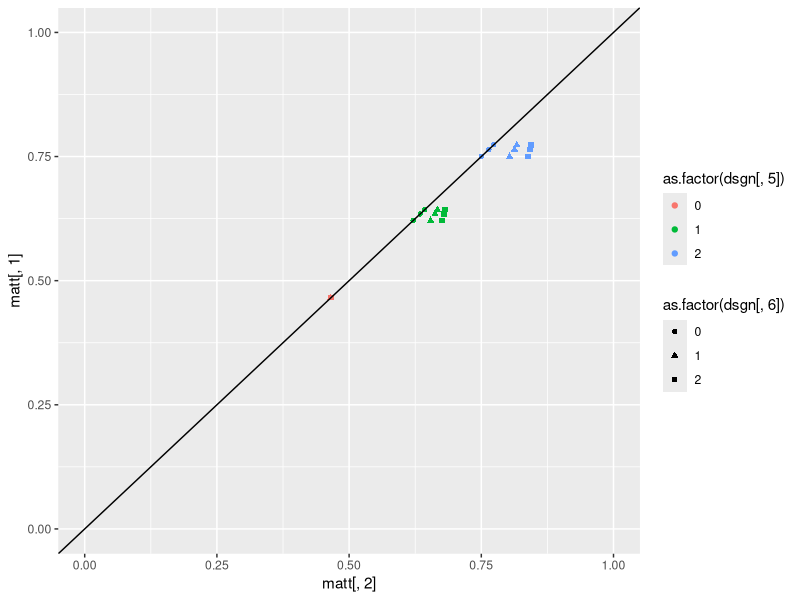
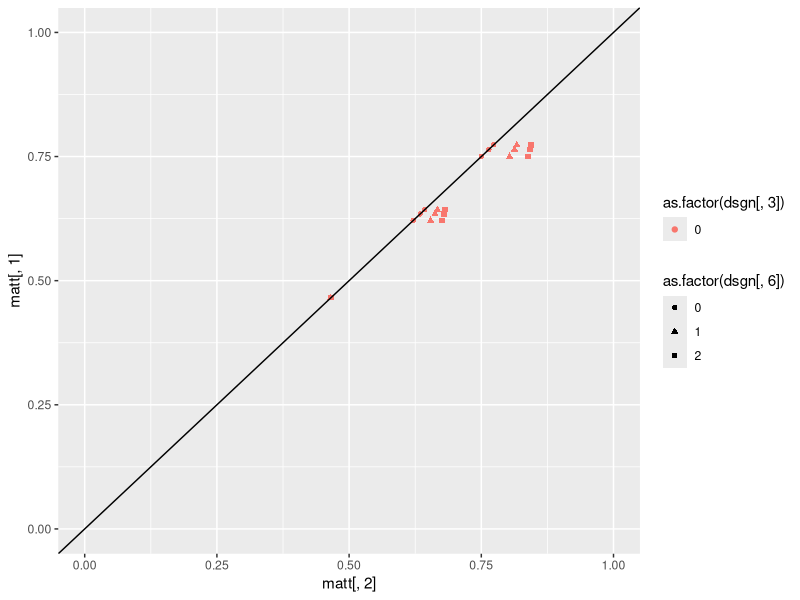

Reproduce these figures in R, in order. (Note: this script raises an error after producing the figures.)
####
# This code sets determines how different parameter settings influence diff= P(y2=1|X1=X2=1)-P(y2=1|X1=X2=0)
#
#

# 1 to be determined
# 2 no effect (good at zero)
# 3 must be zero
# 4 ==0.5 (high)
# 5 ==2    (high)
# 6 ==0    (zero)
# 7 ==0.5 (high)

######################################################################## Design of experiment
lvls <- list(NA)

fixlev<-c(0,0.5)  # levels for not interesting parameters
#seqlev<-round(seq(0,4,0.3333),3)  # levels for  interesting parameters
seqlev<-c(0,1,2) # levels for  interesting parameters

lvls[[1]] <- c(0)  # violation

lvls[[2]] <- c(0, 1, 2)

lvls[[3]] <- c(0) 

lvls[[4]] <- c(0, 1, 2) 

lvls[[5]] <- c(0, 1, 2)

lvls[[6]] <-c(0, 1, 2)

lvls[[7]] <- c(0) # violation

lvls[[8]] <- c(0)

lvls[[9]] <- c(0)

lvls[[10]] <- c(0)

lvls[[11]] <- c(0,  1,  2)

interceptc<-(0)  # intercept for C1 and C2
intercepty<-(-1)   # intercept for Y1 and Y2
intercepth<-(-1)  #intercept for H
interceptz<-0.5
interceptx<-0.5

### factorial design
dsgn <- as.matrix(expand.grid(lvls[[1]], lvls[[2]], lvls[[3]], lvls[[4]], lvls[[5]], lvls[[6]], lvls[[7]], lvls[[8]], lvls[[9]], lvls[[10]], lvls[[11]]))
dim(dsgn)
dim(dsgn)[1]
######################################################################## 
### CALCULATE TRUE VALUES OF diff
matt <- matrix(0, dim(dsgn)[1], 2)

for (i in c(1:dim(dsgn)[1])) {
truetheta11 <- 0
kk <- 1
individual <- matrix(0, 8, 8)

 myH<-0
 myZ<-0
 myX1<-1
 myX2<-1
    for (c2i in 0:1) {
        for (y1i in 0:1) {
            for (c1i in 0:1) {
                individual[kk, 1:3] <- c(y1i, c1i, c2i)
 
                # P(C1=1 or =0)
                pc1<-1/(1+exp(-(interceptc )))
                aa <- (as.numeric(c1i == 1) * (pc1) + as.numeric(c1i == 0) * (1-pc1))

                # P(Y1=1 or =0|C1,X1)
                py1<-1/(1+exp(-(intercepty + dsgn[i, 5]*c1i + dsgn[i, 3]*myX1 + dsgn[i, 8]*myH)))
                bb <- as.numeric(y1i == 1) * (py1) + as.numeric(y1i == 0) * (1 - py1)

                # P(C2=1 or =0|C1,X1)
                pc2<-(1/(1+exp(-(interceptc + dsgn[i, 4]*c1i + dsgn[i, 6]*myX1))))
                cc <- as.numeric(c2i == 1) * (pc2)  + as.numeric(c2i == 0)*(1-pc2)
                
                # P(Y2=1|C2,X2,Y1)
                dd <- (as.numeric(y1i == 1) * 1 + as.numeric(y1i == 0) * ( (1/(1+exp(-(intercepty+dsgn[i, 9]*myZ + dsgn[i, 5]*c2i + dsgn[i, 3]*myX2 + dsgn[i, 8]*myH)))) ))                

                individual[kk, 5:8] <- c(aa, bb, cc, dd)
		
                # Product
                individual[kk, 4] <- aa * bb * cc * dd
                truetheta11 <- truetheta11 + individual[kk, 4]   

                kk <- kk + 1
            }
        }
    }

    
    truetheta00<- 0
    kk <- 1
    individual <- matrix(0, 8, 8)
    myH<-0
    myZ<-0
    myX1<-0
    myX2<-0

    for (c2i in 0:1) {
        for (y1i in 0:1) {
            for (c1i in 0:1) {
                individual[kk, 1:3] <- c(y1i, c1i, c2i)
 
                # P(C1=1 or =0)
                pc1<-1/(1+exp(-(interceptc )))
                aa <- (as.numeric(c1i == 1) * (pc1) + as.numeric(c1i == 0) * (1-pc1))

                # P(Y1=1 or =0|C1,X1)
                py1<-1/(1+exp(-(intercepty + dsgn[i, 5]*c1i + dsgn[i, 3]*myX1 + dsgn[i, 8]*myH)))
                bb <- as.numeric(y1i == 1) * (py1) + as.numeric(y1i == 0) * (1 - py1)

                # P(C2=1 or =0|C1,X1)
                pc2<-(1/(1+exp(-(interceptc + dsgn[i, 4]*c1i + dsgn[i, 6]*myX1))))
                cc <- as.numeric(c2i == 1) * (pc2)  + as.numeric(c2i == 0)*(1-pc2)
                
                # P(Y2=1|C2,X2,Y1)
                dd <- (as.numeric(y1i == 1) * 1 + as.numeric(y1i == 0) * ( (1/(1+exp(-(intercepty+dsgn[i, 9]*myZ + dsgn[i, 5]*c2i + dsgn[i, 3]*myX2 + dsgn[i, 8]*myH)))) ))                

                individual[kk, 5:8] <- c(aa, bb, cc, dd)

                # Product
                individual[kk, 4] <- aa * bb * cc * dd
                truetheta00 <- truetheta00 + individual[kk, 4]
                
                kk <- kk + 1
            }
        }
    }
  
    matt[i, ] <- c(truetheta00, truetheta11)
    print(i/dim(dsgn)[1])
}
######################################################################## 

library(ggplot2)
# Marginal probabilities of y2:
colMeans(matt)

diff_theta<-round(matt[,2]-matt[,1],5)
summary(diff_theta)

plot1<-qplot(matt[,2],matt[,1],  color=as.factor(dsgn[,5]), shape=as.factor(dsgn[,6]), ylim=c(0,1), xlim=c(0,1))+geom_abline(slope=1,intercept=0)
plot2<-qplot(matt[,2],matt[,1],  color=as.factor(dsgn[,3]), shape=as.factor(dsgn[,6]), ylim=c(0,1), xlim=c(0,1))+geom_abline(slope=1,intercept=0)
grid.arrange(plot1, plot2, ncol=1)

# Plots of interest:

#Theta3 has noticiable effect
qplot(dsgn[,3]+(dsgn[,6])/20, diff_theta,  color=as.factor(dsgn[,5]), shape=as.factor(dsgn[,4]))

# Theta5 and Theta6 also have effect
qplot(dsgn[,5]+(dsgn[,6])/20, diff_theta,  color=as.factor(dsgn[,3]), shape=as.factor(dsgn[,4]))
qplot(dsgn[,6]+(dsgn[,5])/20, diff_theta,  color=as.factor(dsgn[,3]), shape=as.factor(dsgn[,4]))

######################################################################
mod1<-glm(diff_theta~dsgn[,c(1:7,11)] + .*.*.,data=data.frame(dsgn[,c(1:7,11)]), family="binomial")
summary(mod1)
summary(mod1)$coefficients[summary(mod1)$coefficients[,4]<0.99,]



######################################################################## 
# SIMULATIONS STUDY
######################################################################## 
ppp <- 1
est <- matrix(0, dim(dsgn)[1], 2)
kkk <- 1
result <- matrix(0, dim(dsgn)[1], 2)
numsim <- 500  ### number of datasets generated under each scenario
Bayesresult <- matrix(0, dim(dsgn)[1] * numsim, 8)
n <- 200  ### size of each dataset
#set.seed(13)  ### for reproducibility
seedlist <- sample(1:250000, size = numsim)

######################################################################## 
simdatasum<-matrix(0,dim(dsgn)[1],8)
colnames(simdatasum)<-c( "H",     "Z",    "C1",    "X1",    "C2",    "Y1",    "X2",    "Y2") 
for (i in c(1:dim(dsgn)[1])) {
    ### loop over datasets
    for (j in 1:numsim) {
        print(c(i, j))
print(        kkk/(dim(dsgn)[1] * numsim))
#        set.seed(seedlist[j])


	    H <- rbinom(n, size = 1, prob = (1/(1+exp(-(intercepth)))) )
        Z  <- rbinom(n, 1, (1/(1+exp(-(interceptz + dsgn[i, 10]*H)))) )
        C1 <- rbinom(n, size = 1, prob = (1/(1+exp(-(interceptc)))) )
        X1<- rbinom(n, 1, (1/(1+exp(-(interceptx + dsgn[i, 1]*C1 + dsgn[i, 2]*H)))) ) 
        C2 <-rbinom(n, 1, (1/(1+exp(-(interceptc + dsgn[i, 4]*C1 + dsgn[i, 6]*X1)))) )         
        Y1 <-rbinom(n, 1, (1/(1+exp(-(intercepty + dsgn[i, 5]*C1 + dsgn[i, 3]*X1 + dsgn[i, 8]*H)))) ) 
        X2 <-rbinom(n, 1, (1/(1+exp(-(interceptx + dsgn[i, 1]*C2  + dsgn[i, 2]*H + dsgn[i, 7]*Y1 + dsgn[i, 9]*Z + dsgn[i, 11]*X1)))) )
        Y2 <- rep(1, n)  
        Y2[Y1 == 0]<-rbinom(length(Y2[Y1 == 0]), 1, (1/(1+exp(-(intercepty + dsgn[i, 9]*Z + dsgn[i, 5]*C2 + dsgn[i, 3]*X2 + dsgn[i, 8]*H)))) )     
 
        simdata <- data.frame(H,Z,C1,X1,C2,Y1,X2,Y2)
		simdatasum[i,]<-colMeans(simdata)
        print(colMeans(simdata))
             
####################################################################### 
# ## BAYESIAN APPROACH:  WITHOUT Y1, WITHOUT H (uniform priors):
        
        C1probB <- function( c1, nm = 1) {
            ss <- sum(simdata$C1)
            nn <- length(simdata$C1)
            pp <- (rbeta(nm, (ss + 1), (nn - ss + 1)))
            if (c1 == 0) { return(1 - as.numeric(pp)) }
            if (c1 == 1) { return(as.numeric(pp))}}
        
        C2probB <- function(c2, c1, x1, nm = 1) {
            ss <- sum(simdata$C2[ simdata$C1 == c1 & simdata$X1 == x1])
            nn <- length(simdata$C2[ simdata$C1 == c1 & simdata$X1 == x1])
            pp <- (rbeta(nm, (ss + 1), (nn - ss + 1)))
            if (c2 == 0) { return(1 - as.numeric(pp)) }
            if (c2 == 1) { return(as.numeric(pp))}}
        
        Y2probB <- function( y2, c1, c2, x1, x2, nm = 1) {
            ss <- sum(simdata$Y2[ simdata$C2 == c2 & simdata$X2 == x2 & simdata$C1 == c1 & simdata$X1 == x1])
            nn <- length(simdata$Y2[ simdata$C2 == c2 & simdata$X2 == x2 & simdata$C1 == c1 & simdata$X1 == x1])
            pp <- (rbeta(nm, (ss + 1), (nn - ss + 1)))
            if (y2 == 0) { return(1 - as.numeric(pp))}
            if (y2 == 1) {return(as.numeric(pp)) } }
        
        
        nB <- 200
        sumtheta11B <- 0
        sumtheta00B <- 0
        for (c2i in 0:1) {
            for (c1i in 0:1) {
                  
                  sumtheta11B <- sumtheta11B + C1probB( c1 = c1i, nm = nB) * 
                  C2probB(   c2 = c2i, c1 = c1i, x1 = 1, nm = nB) * 
                  Y2probB( y2 = 1, c1 = c1i, c2 = c2i, x1 = 1,  x2 = 1, nm = nB)
                  
                  sumtheta00B <- sumtheta00B + C1probB( c1 = c1i, nm = nB) * C2probB( 
                    c2 = c2i, c1 = c1i, x1 = 0, nm = nB) * Y2probB( y2 = 1, c1 = c1i, c2 = c2i, x1 = 0, 
                    x2 = 0, nm = nB)
                  
                }
            }

        
        sumtheta00Bvec_wY1_wH <- sumtheta00B
        sumtheta11Bvec_wY1_wH <- sumtheta11B

# ################################################################
# ## BAYESIAN APPROACH WITH Y1, WITHOUT H (uniform priors):

C1probB<-function(c1,nm=1){
	ss<-sum(simdata$C1)
	nn<-length(simdata$C1)
	pp<-(rbeta(nm,(ss+1),(nn-ss+1)))
	if(c1==0){return(1-as.numeric(pp))}
	if(c1==1){return(as.numeric(pp))}}

Y1probB<-function(y1,c1,x1,nm=1){
	ss<-sum(simdata$Y1[simdata$X1==x1 & simdata$C1==c1])
	nn<-length(simdata$Y1[simdata$X1==x1 & simdata$C1==c1])
	pp<-(rbeta(nm,(ss+1),(nn-ss+1)))
	if(y1==0){return(1-as.numeric(pp))}
	if(y1==1){return(as.numeric(pp))}}

C2probB<-function(c2,c1,x1,nm=1){
	ss<-sum(simdata$C2[simdata$C1==c1 & simdata$X1==x1])
	nn<-length(simdata$C2[simdata$C1==c1 & simdata$X1==x1])
	pp<-(rbeta(nm,(ss+1),(nn-ss+1)))
	if(c2==0){return(1-as.numeric(pp))}
	if(c2==1){return(as.numeric(pp))}}

Y2probB<-function(y2,c2,x2,y1,nm=1){
	ss<-sum(simdata$Y2[simdata$C2==c2 & simdata$X2==x2 & simdata$Y1==y1])
	nn<-length(simdata$Y2[simdata$C2==c2 & simdata$X2==x2 & simdata$Y1==y1])
	pp<-(rbeta(nm,(ss+1),(nn-ss+1)))
	if(y2==0){return(1-as.numeric(pp))}
	if(y2==1){return(as.numeric(pp))}}

nB<-200
# Integrate over the values of C1 and C2: Prob(Y2=1 | X1=1 and X2=1)
sumtheta11B<-0
sumtheta00B<-0
for(c2i in 0:1){
for(y1i in 0:1){
for(c1i in 0:1){
sumtheta11B<-sumtheta11B+
C1probB(c1=c1i,nm=nB)*
Y1probB(y1=y1i,c1=c1i,x1=1,nm=nB)*
C2probB(c2=c2i,c1=c1i,x1=1,nm=nB)*
Y2probB(y2=1,c2=c2i,x2=1,y1=y1i,nm=nB)

sumtheta00B<-sumtheta00B +
C1probB(c1=c1i,nm=nB)*
Y1probB(y1=y1i,c1=c1i,x1=0,nm=nB)*
C2probB(c2=c2i,c1=c1i,x1=0,nm=nB)*
Y2probB(y2=1,c2=c2i,x2=0,y1=y1i,nm=nB)
}}}

        sumtheta00Bvec_Y1_wH <- sumtheta00B
        sumtheta11Bvec_Y1_wH <- sumtheta11B


######################################################################## 
# ## BAYESIAN APPROACH WITHOUT Y1 WITH H  (uniform priors):
        HprobB <- function(h, nm = 1) {
            ss <- sum(simdata$H)
            nn <- length(simdata$H)
            pp <- (rbeta(nm, (ss + 1), (nn - ss + 1)))
            if (h == 0) { return(1 - as.numeric(pp)) }
            if (h == 1) {  return(as.numeric(pp))}}
           
        C1probB <- function(h, c1, nm = 1) {
            ss <- sum(simdata$C1[simdata$H == h])
            nn <- length(simdata$C1[simdata$H == h])
            pp <- (rbeta(nm, (ss + 1), (nn - ss + 1)))
            if (c1 == 0) {return(1 - as.numeric(pp))}
            if (c1 == 1) {return(as.numeric(pp))}}
        
        C2probB <- function(h, c2, c1, x1, nm = 1) {
            ss <- sum(simdata$C2[simdata$H == h & simdata$C1 == c1 & simdata$X1 == x1])
            nn <- length(simdata$C2[simdata$H == h & simdata$C1 == c1 & simdata$X1 == x1])
            pp <- (rbeta(nm, (ss + 1), (nn - ss + 1)))
            if (c2 == 0) {return(1 - as.numeric(pp))}
            if (c2 == 1) {return(as.numeric(pp))} }
        
        Y2probB <- function(h, y2, c1, c2, x1, x2, nm = 1) {
            ss <- sum(simdata$Y2[simdata$H == h & simdata$C2 == c2 & simdata$X2 == x2 & simdata$C1 == c1 & simdata$X1 == x1])
            nn <- length(simdata$Y2[simdata$H == h & simdata$C2 == c2 & simdata$X2 == x2 & simdata$C1 == c1 & simdata$X1 == x1])
            pp <- (rbeta(nm, (ss + 1), (nn - ss + 1)))
            if (y2 == 0) {return(1 - as.numeric(pp))}
            if (y2 == 1) {return(as.numeric(pp))}}
        
        
        nB <- 200
        sumtheta11B <- 0
        sumtheta00B <- 0
        for (c2i in 0:1) {
            for (c1i in 0:1) {
                for (hi in 0:1) {
                  
                  sumtheta11B <- sumtheta11B + HprobB(h = hi, nB) * C1probB(h = hi, c1 = c1i, nm = nB) * 
                  C2probB(h = hi,   c2 = c2i, c1 = c1i, x1 = 1, nm = nB) * 
                  Y2probB(h = hi, y2 = 1, c1 = c1i, c2 = c2i, x1 = 1,  x2 = 1, nm = nB)
                  
                  sumtheta00B <- sumtheta00B + HprobB(h = hi, nB) * C1probB(h = hi, c1 = c1i, nm = nB) * C2probB(h = hi, 
                    c2 = c2i, c1 = c1i, x1 = 0, nm = nB) * Y2probB(h = hi, y2 = 1, c1 = c1i, c2 = c2i, x1 = 0, 
                    x2 = 0, nm = nB)
                  
                }
            }
        }
        
        sumtheta00Bvec_wY1_H <- sumtheta00B
        sumtheta11Bvec_wY1_H <- sumtheta11B

# ################################################################
# ## BAYESIAN APPROACH WITH Y1 WITH H (uniform priors):
     HprobB <- function(h, nm = 1) {
            ss <- sum(simdata$H)
            nn <- length(simdata$H)
            pp <- (rbeta(nm, (ss + 1), (nn - ss + 1)))
            if (h == 0) {return(1 - as.numeric(pp))}
            if (h == 1) {return(as.numeric(pp))}}
        
      C1probB <- function(h, c1, nm = 1) {
            ss <- sum(simdata$C1[simdata$H == h])
            nn <- length(simdata$C1[simdata$H == h])
            pp <- (rbeta(nm, (ss + 1), (nn - ss + 1)))
            if (c1 == 0) {return(1 - as.numeric(pp))}
            if (c1 == 1) {return(as.numeric(pp))}}

	 Y1probB<-function(h, y1,c1,x1,nm=1){
			ss<-sum(simdata$Y1[simdata$H == h & simdata$X1==x1 & simdata$C1==c1])
			nn<-length(simdata$Y1[simdata$H == h & simdata$X1==x1 & simdata$C1==c1])
			pp<-(rbeta(nm,(ss+1),(nn-ss+1)))
			if(y1==0){return(1-as.numeric(pp))}
			if(y1==1){return(as.numeric(pp))}}

    C2probB <- function(h, c2, c1, x1, nm = 1) {
            ss <- sum(simdata$C2[simdata$H == h & simdata$C1 == c1 & simdata$X1 == x1])
            nn <- length(simdata$C2[simdata$H == h & simdata$C1 == c1 & simdata$X1 == x1])
            pp <- (rbeta(nm, (ss + 1), (nn - ss + 1)))
            if (c2 == 0) {return(1 - as.numeric(pp))}
            if (c2 == 1) {return(as.numeric(pp))}}

	Y2probB<-function(h, y2,c2,x2,y1,nm=1){
			ss<-sum(simdata$Y2[simdata$H == h & simdata$C2==c2 & simdata$X2==x2 & simdata$Y1==y1])
			nn<-length(simdata$Y2[simdata$H == h & simdata$C2==c2 & simdata$X2==x2 & simdata$Y1==y1])
			pp<-(rbeta(nm,(ss+1),(nn-ss+1)))
			if(y2==0){return(1-as.numeric(pp))}
			if(y2==1){return(as.numeric(pp))}}

nB<-200
# Integrate over the values of C1 and C2: Prob(Y2=1 | X1=1 and X2=1)
sumtheta11B<-0
sumtheta00B<-0
for(c2i in 0:1){
for(y1i in 0:1){
for(c1i in 0:1){
	                for (hi in 0:1) {
sumtheta11B<-sumtheta11B+C1probB(h= hi , c1=c1i,nm=nB)*Y1probB(h= hi, y1=y1i,c1=c1i,x1=1,nm=nB)*C2probB(h= hi, c2=c2i,c1=c1i,x1=1,nm=nB)*Y2probB(h=hi, y2=1,c2=c2i,x2=1,y1=y1i,nm=nB)
sumtheta00B<-sumtheta00B +C1probB(h=hi,c1=c1i,nm=nB)*Y1probB(h=hi,y1=y1i,c1=c1i,x1=0,nm=nB)*C2probB(h=hi,c2=c2i,c1=c1i,x1=0,nm=nB)*Y2probB(h=hi,y2=1,c2=c2i,x2=0,y1=y1i,nm=nB)
}}}}

        sumtheta00Bvec_Y1_H <- sumtheta00B
        sumtheta11Bvec_Y1_H <- sumtheta11B

##################################
##################################
##################################


#one-sided p-values:
        Bpval_Y1_H <- 1 - mean((sumtheta11Bvec_Y1_H - sumtheta00Bvec_Y1_H) > 0)
        Bpval_wY1_H <- 1 - mean((sumtheta11Bvec_wY1_H - sumtheta00Bvec_wY1_H) > 0)
        Bpval_Y1_wH <- 1 - mean((sumtheta11Bvec_Y1_wH - sumtheta00Bvec_Y1_wH) > 0)
		Bpval_wY1_wH <- 1 - mean((sumtheta11Bvec_wY1_wH - sumtheta00Bvec_wY1_wH) > 0)

        Hpval <- (1-pnorm((summary(glm(Y2 ~ H, data = simdata, family = "binomial"))$coefficients[2, 3])))

        Bayesresult[kkk, ] <- c(i, j, diff_theta[i], Bpval_Y1_H, Bpval_wY1_H, Bpval_Y1_wH, Bpval_wY1_wH, Hpval)
        kkk <- kkk + 1
    }
}

######################################################################## 


alpha<-0.1
AA <- Bayesresult
Bayesresult <- AA

colnames(Bayesresult)<-c("i","j","diff_theta","with Y1 with H","without Y1 with H","with Y1 without H","without Y1 without H", "IV")
power <- matrix(0, dim(dsgn)[1], 7)
for (i in (dim(dsgn)[1]:1)) {
    power[i, ] <- c(i, 
    mean(Bayesresult[Bayesresult[, 1] == i, ][, 3]), 
    mean(Bayesresult[Bayesresult[, 1] == i, ][, 4] <= alpha), 
    mean(Bayesresult[Bayesresult[, 1] == i, ][, 5] <= alpha), 
    mean(Bayesresult[Bayesresult[,1] == i, ][, 6] <= alpha), 
    mean(Bayesresult[Bayesresult[,1] == i, ][, 7] <= alpha), 
    mean(Bayesresult[Bayesresult[,1] == i, ][, 8] <= alpha))
}

colnames(power)<-c("i","diff_theta","with Y1 with H","without Y1 with H","with Y1 without H","without Y1 without H", "IV")

require(gridExtra)
plot1 <- qplot(diff_theta,    power[, 5], col = as.factor(dsgn[, 3]), shape=as.factor(dsgn[, 5]), ylim=c(0,1))+geom_abline(slope=0,intercept=alpha)+  geom_jitter(width = 0.05, height = 0)+ggtitle(paste(colnames(power)[5]))
plot2 <- qplot(diff_theta,    power[, 6], col = as.factor(dsgn[, 2]), shape=as.factor(dsgn[, 3]), ylim=c(0,1))+geom_abline(slope=0,intercept=alpha)+  geom_jitter(width = 0.05, height = 0)+ggtitle(paste(colnames(power)[6]))
grid.arrange(plot1, plot2, ncol=1) 

nullpower<-power[diff_theta==0,]

require(gridExtra)
plot1 <- qplot((dsgn[, 5][diff_theta==0]),    nullpower[, 3], col = as.factor(dsgn[, 2][diff_theta==0]), shape=as.factor(dsgn[, 6][diff_theta==0]), ylim=c(0,0.5))+geom_abline(slope=0,intercept=alpha)+  geom_jitter(width = 0.2, height = 0)+ggtitle(paste(colnames(power)[3]))
plot2 <- qplot((dsgn[, 5][diff_theta==0]),    nullpower[, 4], col = as.factor(dsgn[, 2][diff_theta==0]), shape=as.factor(dsgn[, 6][diff_theta==0]), ylim=c(0,0.5))+geom_abline(slope=0,intercept=alpha)+  geom_jitter(width = 0.2, height = 0)+ggtitle(paste(colnames(power)[4]))
grid.arrange(plot1, plot2, ncol=1)


require(gridExtra)
plot1 <- qplot((dsgn[, 5][diff_theta==0]),    nullpower[, 5], col = as.factor(dsgn[, 2][diff_theta==0]), shape=as.factor(dsgn[, 6][diff_theta==0]), ylim=c(0,0.5))+geom_abline(slope=0,intercept=alpha)+  geom_jitter(width = 0.2, height = 0)+ggtitle(paste(colnames(power)[5]))
plot2 <- qplot((dsgn[, 5][diff_theta==0]),    nullpower[, 6], col = as.factor(dsgn[, 2][diff_theta==0]), shape=as.factor(dsgn[, 6][diff_theta==0]), ylim=c(0,0.5))+geom_abline(slope=0,intercept=alpha)+  geom_jitter(width = 0.2, height = 0)+ggtitle(paste(colnames(power)[6]))
grid.arrange(plot1, plot2, ncol=1)
